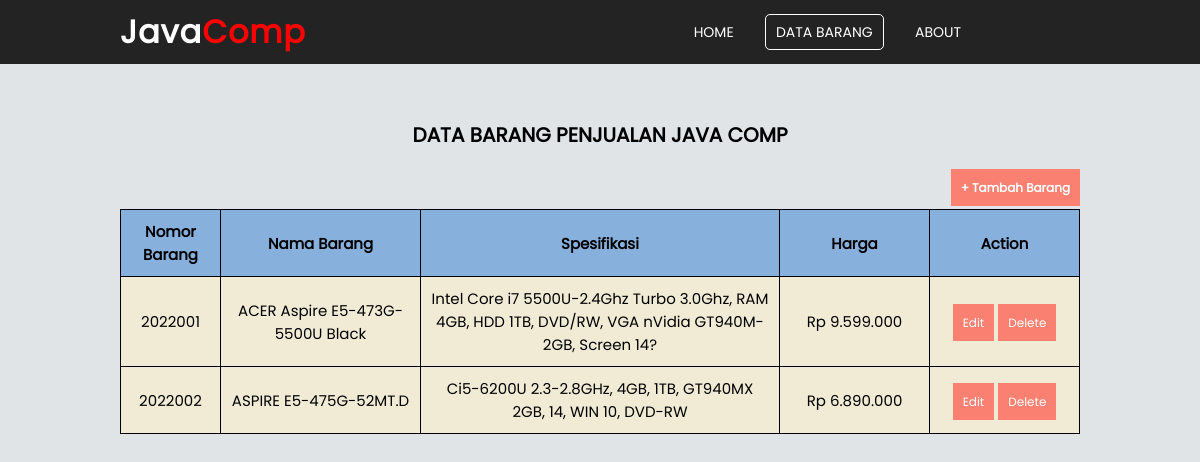
The page /databarang.php on the database its author committed.
### tables this page shows
CREATE TABLE `laptop` (
  `nb` int(11) NOT NULL DEFAULT '0',
  `name` varchar(100) DEFAULT NULL,
  `spek` varchar(100) DEFAULT NULL,
  `harga` int(11) NOT NULL DEFAULT '0'
);

### databarang.php (the view, shortened to what this page needs)
<?php include_once("connection.php"); ?>
<!DOCTYPE html>
<html lang="en">
<head>
    <link rel="stylesheet" href="style.css" type="text/css">
</head>
<body>
        <div class="head-about">
                <nav class="navbar" id="navbar">
                            <h2 class="logo">Java<span>Comp</span></h2>
                            <ul>
                                <li><a href="http://localhost/hargalaptop/">HOME</a></li>
                                <li><a class="active" href="http://localhost/hargalaptop/databarang.php">DATA BARANG</a></li>
                                <li><a href="http://localhost/hargalaptop/about.php">ABOUT</a></li>
                            </ul>
                </nav>
        </div>
        <h1>DATA BARANG PENJUALAN JAVA COMP</h1>
        <h4><a href="create.php">+ Tambah Barang</a></h4>
        <table border="1">
            <thead>
            <tr >
                <th width="100">Nomor Barang</th>
                <th width="200">Nama Barang</th>
                <th>Spesifikasi</th>
                <th width="150">Harga</th>
                <th width="150">Action</th>
            </tr>
            </thead>
            <?php $query = $conn->query('SELECT * FROM laptop'); ?>
            <?php if($query->rowCount() > 0): ?>
                <?php
                    foreach($query->fetchAll(PDO::FETCH_ASSOC) AS $data):
                ?>
                    <tr>
                        <td width="100"> <?php echo $data['nb']; ?> </td>
                        <td width="200"> <?php echo $data['name']; ?> </td>
                        <td> <?php echo $data['spek']; ?> </td>
                        <td width="150">Rp <?php echo number_format($data['harga'], 0,',','.'); ?></td>
                        <td width="150">
                            <a href="edit.php?nb=<?php echo $data['nb']; ?>">Edit</a>
                            <a href="delete.php?nb=<?php echo $data['nb']; ?>">Delete</a>
                        </td>
                    </tr>
                <?php
                    endforeach;
                ?>
            <?php else: ?>
                <tr>
                    <th colspan="5">Belum ada data user</th>
                </tr>
            <?php endif; ?>
        </table>
</body>
</html>

### style.css (style rules this page uses)
* { padding: 0; margin: 0; box-sizing: border-box; text-decoration: none; }
nav ul { float: right; margin-right: 100px; }
nav li { display: inline-block; margin: 0 8px; line-height: 60px; }
.navbar { width: 100%; position: fixed; z-index: 10000; }
nav { padding-left: 10%; padding-right: 10%; background-color: #232323; font-family: poppins; height: 8vh; color: white; }
.navbar { display: flex; align-items: center; justify-content: space-between; }
.logo { color: white; font-size: 2rem; letter-spacing: 1px; cursor: pointer; }
.logo span { color: red; }
nav a { color: white; font-size: 14px; text-transform: uppercase; border: 1px solid transparent; padding: 7px 10px; border-radius: 5px; }
a.active,a:hover { border: 1px solid white; transition: .5s; }

### databarang.php (style rules this page uses)
body { background-color: #e1e4e6; }
table { font-family: 'poppins'; border: 1px solid black; border-collapse: collapse; border-spacing: 0; width: 80%; margin: 10px auto 10px auto; text-align: center; }
thead { background-color: rgb(136, 176, 221); margin: 10px 0 0 0; font-size: 15px; }
h1 { text-align: center; padding: 15vh 5vh 2vw; font-family: 'poppins'; font-size: 20px; }
h4 { text-align: right; font-family: 'poppins'; padding-right: 10vw; }
table thead th { padding: 10px 10px; }
td { padding: 10px 10px; font-size: 15px; background-color: rgb(241, 235, 213); }
h4 a { background-color: salmon; color: #fff; padding: 10px; font-size: 12px; font-family: 'poppins'; }
td a { background-color: salmon; color: #fff; padding: 10px; font-size: 12px; text-align: center; font-family: 'poppins'; }

### rows shown on the page
laptop: nb "2022001", name "ACER Aspire E5-473G-5500U Black", spek "Intel Core i7 5500U-2.4Ghz Turbo 3.0Ghz, RAM 4GB, HDD 1TB, DVD/RW, VGA nVidia GT940M-2GB, Screen 14?", harga "9.599.000"
laptop: nb "2022002", name "ASPIRE E5-475G-52MT.D", spek "Ci5-6200U 2.3-2.8GHz, 4GB, 1TB, GT940MX 2GB, 14, WIN 10, DVD-RW", harga "6.890.000"
